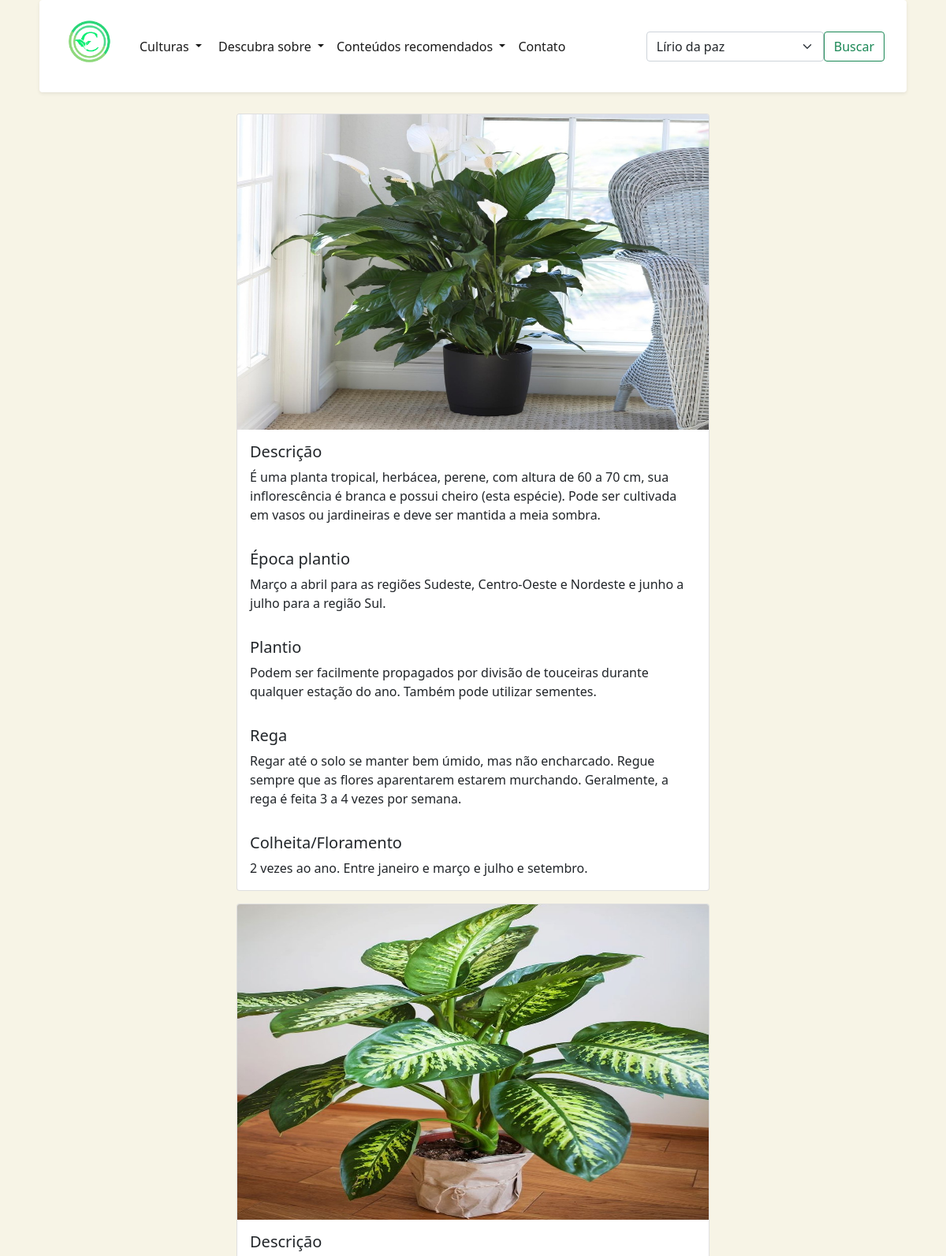
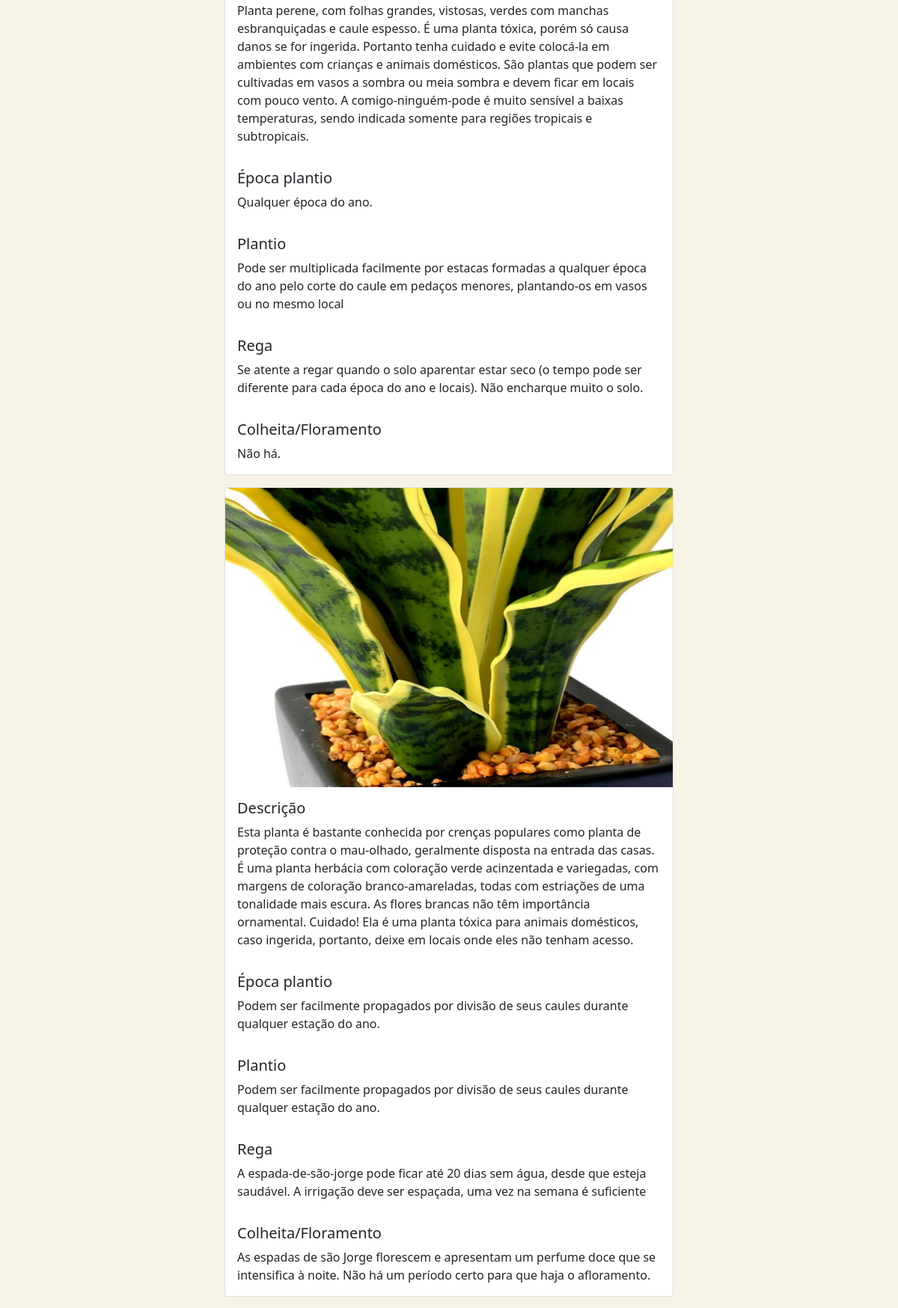
The app's page /resultado.php (upper part) with its own data (2 pictures, top to bottom).
### tables this page shows
CREATE TABLE `culture_data` (
  `id` int(10) UNSIGNED NOT NULL,
  `nome` varchar(255) NOT NULL,
  `descricao` text NOT NULL,
  `epoca_de_plantio` varchar(255) NOT NULL,
  `plantio` text NOT NULL,
  `rega` text NOT NULL,
  `adubacao` text NOT NULL,
  `floramento_colheita` text NOT NULL,
  `url_img` text NOT NULL,
  `id_categoria` int(11) NOT NULL,
  `id_subcategoria` int(11) NOT NULL
);

### resultado.php (the view, shortened to what this page needs)
<?php
  include "conexao.php";
  $culturas = [];
  $sql_result = mysqli_query($conexao, "SELECT nome FROM culture_data");
  while($row = mysqli_fetch_assoc($sql_result)){
    $culturas[] = $row['nome'];
  }
?>
<!doctype html>
<html lang="en">
<head>
  <link href="https://cdn.jsdelivr.net/npm/bootstrap@5.1.3/dist/css/bootstrap.min.css" rel="stylesheet"
>
</head>
<body style="background-color: #F7F4E6;">
  <div class="col-11 m-auto">
    <nav
      class="navbar col-11 mx-auto me-auto position-fixed shadow-sm p-3 mb-5 bg-body rounded  navbar-expand-lg navbar navbar-light bg-light p-1"
      style="z-index: 999;">
      <div class="container-fluid">
        <a class="navbar-brand" href="index.php"> <img src="img/logo1.png" alt="" width="75" height="75"></a>
        <div class="collapse navbar-collapse" id="navbarSupportedContent">
          <ul class="navbar-nav me-auto mb-2 mb-lg-0  ">
            <li class="nav-item dropdown" style="width: 100px;">
              <a class="nav-link active dropdown-toggle" href="#" id="navbarDropdown" role="button"
                data-bs-toggle="dropdown" aria-expanded="false">
                Culturas
              </a>
            </li>
            <li class="nav-item dropdown" style="width: 200 px;">
              <a class="nav-link active dropdown-toggle" href="#" id="navbarDropdown" role="button"
                data-bs-toggle="dropdown" aria-expanded="false">
                Descubra sobre
              </a>
            </li>
            <li class="nav-item dropdown" style="width: 200 px;">
              <a class="nav-link active dropdown-toggle" href="#" id="navbarDropdown" role="button"
                data-bs-toggle="dropdown" aria-expanded="false">
                Conteúdos recomendados
              </a>
            </li>
            <li class="nav-item">
              <a class="nav-link active" href="contato.php">Contato</a>
            </li>
          </ul>
          <form class="d-flex" action="resultado.php" method="POST">
          <select class="form-select" name="pesquisar" aria-label="Default select example">
            <?php foreach($culturas as $cultura) :?>
            <option value="<?= $cultura ?>"> <?= $cultura ?></option>
            <?php endforeach; ?>
          </select>
            <button class="btn btn-outline-success"  type="submit">Buscar</button>
          </form>
        </div>
      </div>
    </nav>
  </div>
    <br><br><br><br><br><br>
      <?php
      include "conexao.php";
      @$pesquisa = $_POST['pesquisar'];
      $sql_result = mysqli_query($conexao, "SELECT * FROM culture_data WHERE nome like '%$pesquisa%' ");
      ?>
    <?php while($row = mysqli_fetch_assoc($sql_result)) :?>
    <div class="card mb-3 col-6 mx-auto">
        <img class="card-img-top" src="<?= $row['url_img']  ?>"  height="400"  alt="Card image cap">
        <div class="card-body">
            <h5 class="card-title">Descrição</h5>
            <p class="card-text"><?= $row['descricao'] ?></p>
        </div>
        <div class="card-body">
            <h5 class="card-title">Época plantio</h5>
            <p class="card-text"><?= $row['epoca_de_plantio'] ?></p>
        </div>
        <div class="card-body">
            <h5 class="card-title">Plantio</h5>
            <p class="card-text"><?= $row['plantio'] ?></p>
        </div>
        <div class="card-body">
            <h5 class="card-title">Rega</h5>
            <p class="card-text"><?= $row['rega'] ?></p>
        </div>
        <div class="card-body">
            <h5 class="card-title">Colheita/Floramento</h5>
            <p class="card-text"><?= $row['floramento_colheita'] ?></p>
        </div>
    </div>
    <?php endwhile; ?>
    <br> <br> <br>
      <br><br><br>
      <link rel="stylesheet" href="https://cdnjs.cloudflare.com/ajax/libs/font-awesome/6.0.0-beta2/css/all.min.css"
 />
      <br>
  </body>
  </html>

### records on screen
culture_data: url_img (picture), descricao "É uma planta tropical, herbácea, perene, com altura de 60 a 70 cm, sua inflorescência é branca e possui cheiro (esta espécie). Pode ser cultivada em vasos ou jardineiras e deve ser mantida a meia sombra.", epoca_de_plantio "Março a abril para as regiões Sudeste, Centro-Oeste e Nordeste e junho a julho para a região Sul.", plantio "Podem ser facilmente propagados por divisão de touceiras durante qualquer estação do ano. Também pode utilizar sementes.", rega "Regar até o solo se manter bem úmido, mas não encharcado. Regue sempre que as flores aparentarem estarem murchando. Geralmente, a rega é feita 3 a 4 vezes por semana.", floramento_colheita "2 vezes ao ano. Entre janeiro e março e julho e setembro."
culture_data: url_img (picture), descricao "Planta perene, com folhas grandes, vistosas, verdes com manchas esbranquiçadas e caule espesso. É uma planta tóxica, porém só causa danos se for ingerida. Portanto tenha cuidado e evite colocá-la em ambientes com crianças e animais domésticos. São plantas que podem ser cultivadas em vasos a sombra ou meia sombra e devem ficar em locais com pouco vento. A comigo-ninguém-pode é muito sensível a baixas temperaturas, sendo indicada somente para regiões tropicais e subtropicais.", epoca_de_plantio "Qualquer época do ano.", plantio "Pode ser multiplicada facilmente por estacas formadas a qualquer época do ano pelo corte do caule em pedaços menores, plantando-os em vasos ou no mesmo local", rega "Se atente a regar quando o solo aparentar estar seco (o tempo pode ser diferente para cada época do ano e locais). Não encharque muito o solo.", floramento_colheita "Não há."
culture_data: url_img (picture), descricao "Esta planta é bastante conhecida por crenças populares como planta de proteção contra o mau-olhado, geralmente disposta na entrada das casas. É uma planta herbácia com coloração verde acinzentada e variegadas, com margens de coloração branco-amareladas, todas com estriações de uma tonalidade mais escura. As flores brancas não têm importância ornamental. Cuidado! Ela é uma planta tóxica para animais domésticos, caso ingerida, portanto, deixe em locais onde eles não tenham acesso.", epoca_de_plantio "Podem ser facilmente propagados por divisão de seus caules durante qualquer estação do ano.", plantio "Podem ser facilmente propagados por divisão de seus caules durante qualquer estação do ano.", rega "A espada-de-são-jorge pode ficar até 20 dias sem água, desde que esteja saudável. A irrigação deve ser espaçada, uma vez na semana é suficiente", floramento_colheita "As espadas de são Jorge florescem e apresentam um perfume doce que se intensifica à noite. Não há um período certo para que haja o afloramento."

### other values on screen
form field pesquisar "Lírio da paz"
